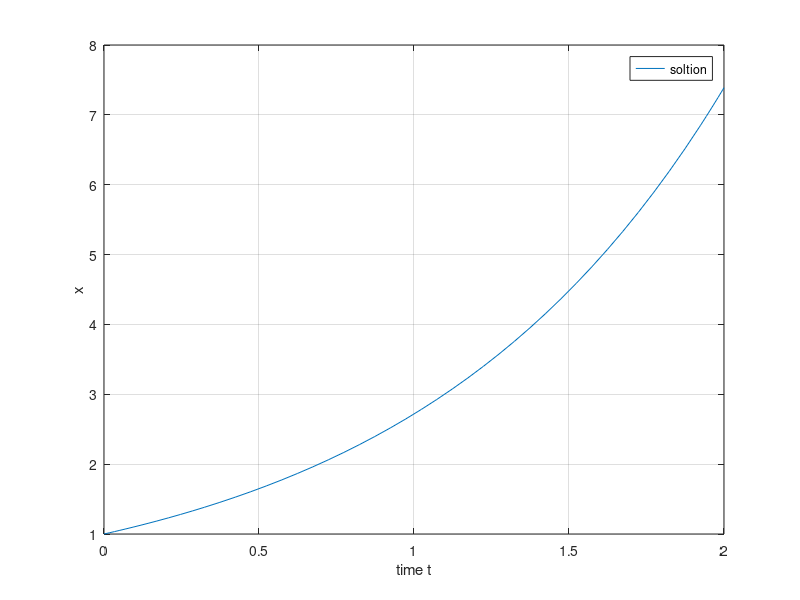

This figure's MATLAB source:
function example_2()
% 例題2：微分方程式
%   以下の状態方程式を数値的に解いてください．また結果をグラフ化してください．

%   dxdt = a * x

%% 解く
    function dx = myODE(t, x)
        % 微分方程式
        a = 1;
        dx = a * x;
    end

tspan = [0.0, 2.0];  % 時間
x0 = 1.0;  % 初期値

[t, y] = ode45(@myODE, tspan, x0);  % 解く

%% グラフ化
plot(t, y);
xlabel('time t');
ylabel('x');
legend('soltion');
grid on
end